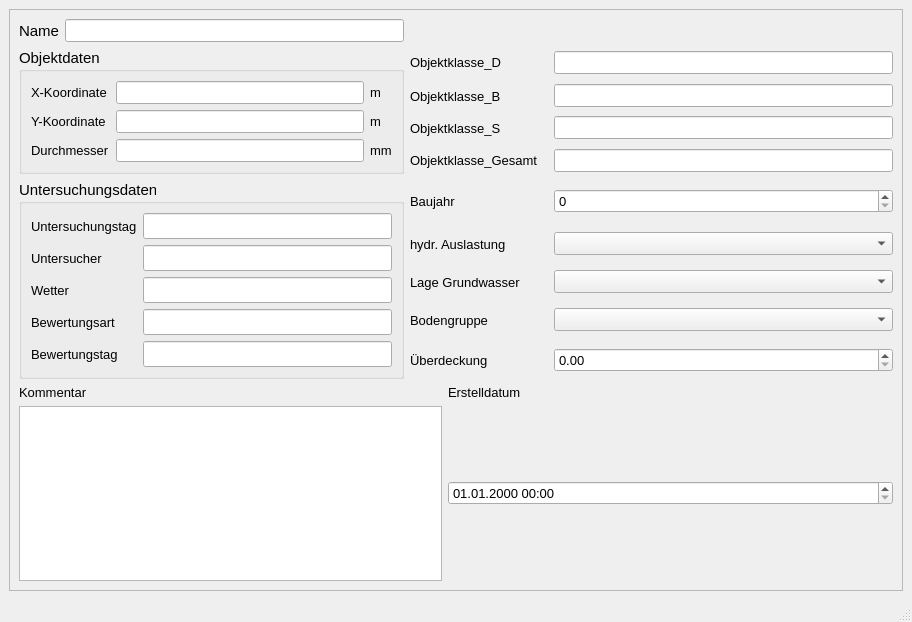
<?xml version="1.0" encoding="UTF-8"?>
<ui version="4.0">
 <class>MainWindow</class>
 <widget class="QMainWindow" name="MainWindow">
  <property name="enabled">
   <bool>true</bool>
  </property>
  <property name="geometry">
   <rect>
    <x>0</x>
    <y>0</y>
    <width>912</width>
    <height>622</height>
   </rect>
  </property>
  <property name="minimumSize">
   <size>
    <width>620</width>
    <height>510</height>
   </size>
  </property>
  <property name="font">
   <font>
    <family>Tahoma</family>
    <pointsize>10</pointsize>
   </font>
  </property>
  <property name="windowTitle">
   <string>MainWindow</string>
  </property>
  <widget class="QWidget" name="centralwidget">
   <layout class="QGridLayout" name="gridLayout">
    <item row="0" column="0">
     <widget class="QScrollArea" name="scrollArea">
      <property name="widgetResizable">
       <bool>true</bool>
      </property>
      <widget class="QWidget" name="scrollAreaWidgetContents">
       <property name="geometry">
        <rect>
         <x>0</x>
         <y>0</y>
         <width>888</width>
         <height>545</height>
        </rect>
       </property>
       <layout class="QGridLayout" name="gridLayout_2">
        <item row="0" column="0">
         <widget class="QLabel" name="label">
          <property name="font">
           <font>
            <family>Tahoma</family>
            <pointsize>11</pointsize>
           </font>
          </property>
          <property name="text">
           <string>Name</string>
          </property>
         </widget>
        </item>
        <item row="0" column="1">
         <widget class="QLineEdit" name="untersuchsch">
          <property name="toolTip">
           <string>&lt;html&gt;&lt;head/&gt;&lt;body&gt;&lt;p&gt;Eindeutige Bezeichnung&lt;/p&gt;&lt;/body&gt;&lt;/html&gt;</string>
          </property>
          <property name="statusTip">
           <string>Eindeutige Bezeichnung</string>
          </property>
         </widget>
        </item>
        <item row="1" column="0" rowspan="4" colspan="2">
         <widget class="QGroupBox" name="groupBox_2">
          <property name="minimumSize">
           <size>
            <width>350</width>
            <height>0</height>
           </size>
          </property>
          <property name="font">
           <font>
            <family>Tahoma</family>
            <pointsize>11</pointsize>
           </font>
          </property>
          <property name="title">
           <string>Objektdaten</string>
          </property>
          <layout class="QGridLayout" name="gridLayout_3">
           <item row="0" column="0">
            <widget class="QLabel" name="label_6">
             <property name="font">
              <font>
               <family>Tahoma</family>
               <pointsize>10</pointsize>
              </font>
             </property>
             <property name="text">
              <string>X-Koordinate</string>
             </property>
            </widget>
           </item>
           <item row="0" column="1">
            <widget class="QLineEdit" name="x">
             <property name="font">
              <font>
               <family>Tahoma</family>
               <pointsize>10</pointsize>
              </font>
             </property>
             <property name="toolTip">
              <string>&lt;html&gt;&lt;head/&gt;&lt;body&gt;&lt;p&gt;Lage-Koordinate (im Projektionssystem des Layers)&lt;/p&gt;&lt;/body&gt;&lt;/html&gt;</string>
             </property>
             <property name="statusTip">
              <string>Lage-Koordinate (im Projektionssystem des Layers)</string>
             </property>
             <property name="readOnly">
              <bool>true</bool>
             </property>
            </widget>
           </item>
           <item row="0" column="2">
            <widget class="QLabel" name="label_11">
             <property name="font">
              <font>
               <family>Tahoma</family>
               <pointsize>10</pointsize>
              </font>
             </property>
             <property name="text">
              <string>m</string>
             </property>
            </widget>
           </item>
           <item row="1" column="0">
            <widget class="QLabel" name="label_9">
             <property name="font">
              <font>
               <family>Tahoma</family>
               <pointsize>10</pointsize>
              </font>
             </property>
             <property name="text">
              <string>Y-Koordinate</string>
             </property>
            </widget>
           </item>
           <item row="1" column="1">
            <widget class="QLineEdit" name="y">
             <property name="font">
              <font>
               <family>Tahoma</family>
               <pointsize>10</pointsize>
              </font>
             </property>
             <property name="toolTip">
              <string>&lt;html&gt;&lt;head/&gt;&lt;body&gt;&lt;p&gt;Lage-Koordinate (im Projektionssystem des Layers)&lt;/p&gt;&lt;/body&gt;&lt;/html&gt;</string>
             </property>
             <property name="statusTip">
              <string>Lage-Koordinate (im Projektionssystem des Layers)</string>
             </property>
             <property name="readOnly">
              <bool>true</bool>
             </property>
            </widget>
           </item>
           <item row="1" column="2">
            <widget class="QLabel" name="label_12">
             <property name="font">
              <font>
               <family>Tahoma</family>
               <pointsize>10</pointsize>
              </font>
             </property>
             <property name="text">
              <string>m</string>
             </property>
            </widget>
           </item>
           <item row="2" column="0">
            <widget class="QLabel" name="label_39">
             <property name="font">
              <font>
               <family>Tahoma</family>
               <pointsize>10</pointsize>
              </font>
             </property>
             <property name="text">
              <string>Durchmesser</string>
             </property>
            </widget>
           </item>
           <item row="2" column="1">
            <widget class="QLineEdit" name="durchm">
             <property name="font">
              <font>
               <family>Tahoma</family>
               <pointsize>10</pointsize>
              </font>
             </property>
             <property name="toolTip">
              <string>&lt;html&gt;&lt;head/&gt;&lt;body&gt;&lt;p&gt;Standard-Durchmesser nach DIN&lt;/p&gt;&lt;/body&gt;&lt;/html&gt;</string>
             </property>
             <property name="statusTip">
              <string>Standard-Durchmesser nach DIN</string>
             </property>
            </widget>
           </item>
           <item row="2" column="2">
            <widget class="QLabel" name="label_27">
             <property name="font">
              <font>
               <family>Tahoma</family>
               <pointsize>10</pointsize>
              </font>
             </property>
             <property name="text">
              <string>mm</string>
             </property>
            </widget>
           </item>
          </layout>
         </widget>
        </item>
        <item row="1" column="2" colspan="2">
         <widget class="QLabel" name="label_47">
          <property name="text">
           <string>Objektklasse_D</string>
          </property>
         </widget>
        </item>
        <item row="1" column="5">
         <widget class="QLineEdit" name="objektklasse_dichtheit"/>
        </item>
        <item row="2" column="2" colspan="2">
         <widget class="QLabel" name="label_48">
          <property name="text">
           <string>Objektklasse_B</string>
          </property>
         </widget>
        </item>
        <item row="2" column="5">
         <widget class="QLineEdit" name="objektklasse_betriebssicherheit"/>
        </item>
        <item row="3" column="2" colspan="2">
         <widget class="QLabel" name="label_49">
          <property name="text">
           <string>Objektklasse_S</string>
          </property>
         </widget>
        </item>
        <item row="3" column="5">
         <widget class="QLineEdit" name="objektklasse_standsicherheit"/>
        </item>
        <item row="4" column="2" colspan="3">
         <widget class="QLabel" name="label_50">
          <property name="text">
           <string>Objektklasse_Gesamt</string>
          </property>
         </widget>
        </item>
        <item row="4" column="5">
         <widget class="QLineEdit" name="objektklasse_gesamt"/>
        </item>
        <item row="5" column="0" rowspan="5" colspan="2">
         <widget class="QGroupBox" name="groupBox_4">
          <property name="font">
           <font>
            <family>Tahoma</family>
            <pointsize>11</pointsize>
           </font>
          </property>
          <property name="title">
           <string>Untersuchungsdaten</string>
          </property>
          <layout class="QGridLayout" name="gridLayout_4">
           <item row="0" column="0">
            <widget class="QLabel" name="label_61">
             <property name="font">
              <font>
               <family>Tahoma</family>
               <pointsize>10</pointsize>
              </font>
             </property>
             <property name="text">
              <string>Untersuchungstag</string>
             </property>
            </widget>
           </item>
           <item row="0" column="1">
            <widget class="QLineEdit" name="untersuchtag"/>
           </item>
           <item row="1" column="0">
            <widget class="QLabel" name="label_62">
             <property name="font">
              <font>
               <family>Tahoma</family>
               <pointsize>10</pointsize>
              </font>
             </property>
             <property name="text">
              <string>Untersucher</string>
             </property>
            </widget>
           </item>
           <item row="1" column="1">
            <widget class="QLineEdit" name="untersucher"/>
           </item>
           <item row="2" column="0">
            <widget class="QLabel" name="label_63">
             <property name="font">
              <font>
               <family>Tahoma</family>
               <pointsize>10</pointsize>
              </font>
             </property>
             <property name="text">
              <string>Wetter</string>
             </property>
            </widget>
           </item>
           <item row="2" column="1">
            <widget class="QLineEdit" name="wetter"/>
           </item>
           <item row="3" column="0">
            <widget class="QLabel" name="label_64">
             <property name="font">
              <font>
               <family>Tahoma</family>
               <pointsize>10</pointsize>
              </font>
             </property>
             <property name="text">
              <string>Bewertungsart</string>
             </property>
            </widget>
           </item>
           <item row="3" column="1">
            <widget class="QLineEdit" name="bewertungsart">
             <property name="text">
              <string/>
             </property>
            </widget>
           </item>
           <item row="4" column="0">
            <widget class="QLabel" name="label_65">
             <property name="font">
              <font>
               <family>Tahoma</family>
               <pointsize>10</pointsize>
              </font>
             </property>
             <property name="text">
              <string>Bewertungstag</string>
             </property>
            </widget>
           </item>
           <item row="4" column="1">
            <widget class="QLineEdit" name="bewertungstag"/>
           </item>
          </layout>
         </widget>
        </item>
        <item row="5" column="2" colspan="2">
         <widget class="QLabel" name="label_51">
          <property name="text">
           <string>Baujahr</string>
          </property>
         </widget>
        </item>
        <item row="5" column="5">
         <widget class="QSpinBox" name="baujahr"/>
        </item>
        <item row="6" column="2" colspan="2">
         <widget class="QLabel" name="label_52">
          <property name="text">
           <string>hydr. Auslastung</string>
          </property>
         </widget>
        </item>
        <item row="6" column="5">
         <widget class="QComboBox" name="hydraulische_auslastung">
          <item>
           <property name="text">
            <string/>
           </property>
          </item>
          <item>
           <property name="text">
            <string>eingehalten</string>
           </property>
          </item>
          <item>
           <property name="text">
            <string>nicht eingehalten</string>
           </property>
          </item>
         </widget>
        </item>
        <item row="7" column="2" colspan="2">
         <widget class="QLabel" name="label_53">
          <property name="text">
           <string>Lage Grundwasser</string>
          </property>
         </widget>
        </item>
        <item row="7" column="5">
         <widget class="QComboBox" name="lage_grundwasser">
          <item>
           <property name="text">
            <string/>
           </property>
          </item>
          <item>
           <property name="text">
            <string>kein Grundwasser</string>
           </property>
          </item>
          <item>
           <property name="text">
            <string>im Grundwasser</string>
           </property>
          </item>
          <item>
           <property name="text">
            <string>in der Wechselzone</string>
           </property>
          </item>
          <item>
           <property name="text">
            <string>oberhalb des Grundwassers</string>
           </property>
          </item>
         </widget>
        </item>
        <item row="8" column="2" colspan="2">
         <widget class="QLabel" name="label_55">
          <property name="text">
           <string>Bodengruppe</string>
          </property>
         </widget>
        </item>
        <item row="8" column="5">
         <widget class="QComboBox" name="bodengruppe">
          <item>
           <property name="text">
            <string/>
           </property>
          </item>
          <item>
           <property name="text">
            <string>Bodengruppe 1</string>
           </property>
          </item>
          <item>
           <property name="text">
            <string>Bodengruppe 2</string>
           </property>
          </item>
          <item>
           <property name="text">
            <string>Bodengruppe 3</string>
           </property>
          </item>
          <item>
           <property name="text">
            <string>Bodengruppe 4</string>
           </property>
          </item>
         </widget>
        </item>
        <item row="9" column="2" colspan="2">
         <widget class="QLabel" name="label_54">
          <property name="text">
           <string>Überdeckung</string>
          </property>
         </widget>
        </item>
        <item row="9" column="5">
         <widget class="QDoubleSpinBox" name="ueberdeckung"/>
        </item>
        <item row="10" column="0" colspan="2">
         <widget class="QLabel" name="label_14">
          <property name="text">
           <string>Kommentar</string>
          </property>
         </widget>
        </item>
        <item row="11" column="0" colspan="3">
         <widget class="QTextEdit" name="kommentar">
          <property name="toolTip">
           <string>&lt;html&gt;&lt;head/&gt;&lt;body&gt;&lt;p&gt;Platz für zusätzliche Kommentare.&lt;/p&gt;&lt;/body&gt;&lt;/html&gt;</string>
          </property>
          <property name="statusTip">
           <string>Platz für zusätzliche Kommentare.</string>
          </property>
         </widget>
        </item>
        <item row="11" column="3" colspan="3">
         <widget class="QgsDateTimeEdit" name="createdat">
          <property name="currentSection">
           <enum>QDateTimeEdit::DaySection</enum>
          </property>
          <property name="displayFormat">
           <string>dd.MM.yyyy HH:mm</string>
          </property>
         </widget>
        </item>
        <item row="10" column="3">
         <widget class="QLabel" name="label_70">
          <property name="text">
           <string>Erstelldatum</string>
          </property>
         </widget>
        </item>
       </layout>
      </widget>
     </widget>
    </item>
   </layout>
  </widget>
  <widget class="QMenuBar" name="menubar">
   <property name="geometry">
    <rect>
     <x>0</x>
     <y>0</y>
     <width>912</width>
     <height>27</height>
    </rect>
   </property>
  </widget>
  <widget class="QStatusBar" name="statusbar"/>
 </widget>
 <customwidgets>
  <customwidget>
   <class>QgsDateTimeEdit</class>
   <extends>QDateTimeEdit</extends>
   <header>qgsdatetimeedit.h</header>
  </customwidget>
 </customwidgets>
 <tabstops>
  <tabstop>untersuchsch</tabstop>
  <tabstop>durchm</tabstop>
  <tabstop>untersuchtag</tabstop>
  <tabstop>createdat</tabstop>
  <tabstop>kommentar</tabstop>
 </tabstops>
 <resources/>
 <connections/>
</ui>
